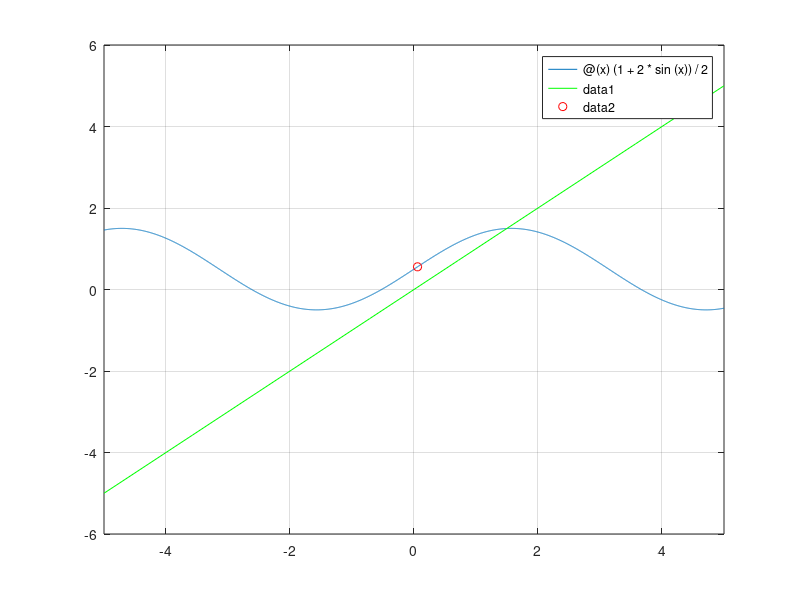

Recreate this plot in MATLAB.

%This program finds root of the function f(x)=2x-1-2sin(x) using Fixed Point Iteration
%'x0' is used as the first value guessed by the user, 'Epsilon' is stopping
%condition, 'error' is used as the absolute value of difference between two
%values of 'x', x2 is used as the new value of 'x0' which is found using
%h(x), 'iteration' is used for counting every steps.

clear;
clc;


disp('f=2*x-1-2*sin(x)'); %diplays the function
disp('g(x)= x');    
disp('h(x)= (1+2*sin(x))/2');  %Just for showing how i separated the function
x0=input('Enter your initial guess:'); %x0 is our first value
h=@(x)(1+2*sin(x))/2;  % h(x)
epsilon=input('Enter the value of epsilon');         %Stopping Condition
g=@(x) x;
x2=h(x0);              %x2 our new value
iteration=1;           % for counting steps
error=abs(x2-x0);      %Difference of x values
fprintf('x0\t\t\t\tx2\t\terror\titeration\n')
fprintf('%f\t%f\t%f\t%d\n',x0,x2,error,iteration);

while(error>epsilon)
     x0=x2;
     x2=h(x0);
     iteration=iteration+1;
     error=abs(x2-x0);
     fprintf('%f\t%f\t%f\t%d\n',x0,x2,error,iteration);
     
end

iteration
x2

figure;
fplot(h,[-5,5]);           %plots graph of h(x)
grid on;
hold on;
fplot(g,[-5,5],'g');       %and g(x) at the same xy-plane 
hold on;
plot(x2,h(x2),'or');       %cicles intersection point
hold off


